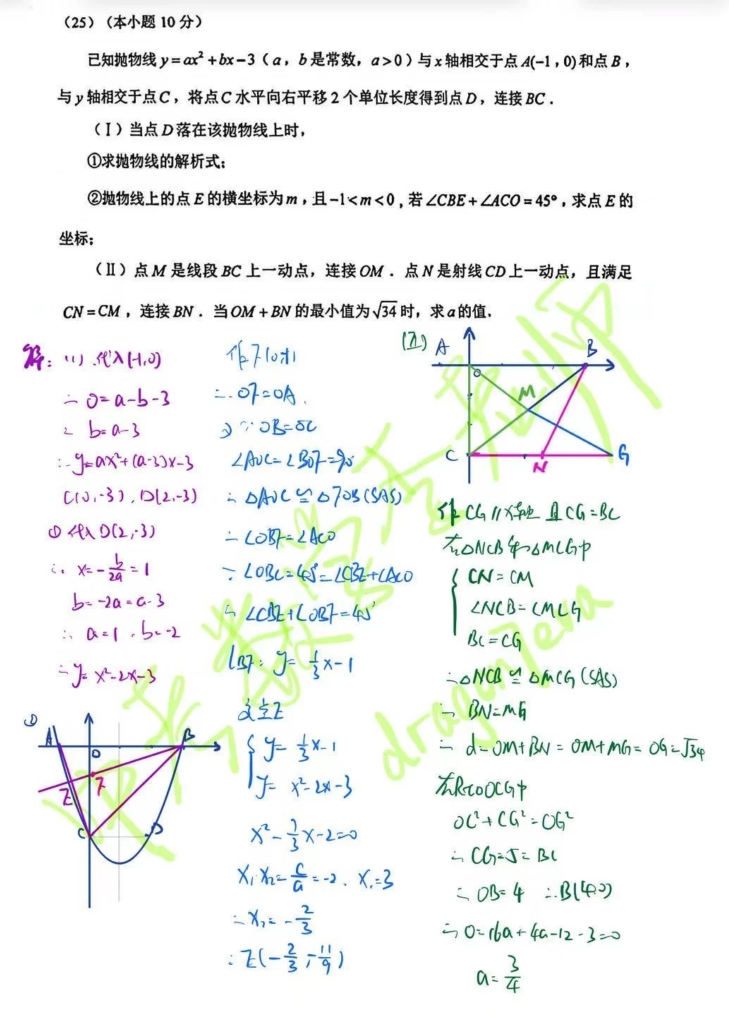
#> input picture internal/source-images/tj-2026-heping-yimo-25/source-page-01.png, 1458 x 2032 px (shown at 1/2 size)
$ python prepare_understanding_test_images.py
#> lines starting #> are read from the running program, lines starting #| are printed output that depends on the picture
"""Reproduce the seven reviewed test images using only lossless crops/copies.

Run from server: uv run python ../tools/prepare_understanding_test_images.py
The user-supplied clean Xiqing source must already be archived in the repository.
"""

import json
import shutil
from hashlib import sha256
from pathlib import Path

from PIL import Image

REPO = Path(__file__).resolve().parents[1]
OUTPUT = REPO / "server/tests/solver/fixtures/math-notation-v1/integration-images-20260916"
SOURCE = "internal/source-images/"
SELECTIONS = (
    ("tj-2026-heping-yimo-25", SOURCE + "tj-2026-heping-yimo-25/source-page-01.png", (0, 0, 1458, 650), "crop_question_25"),
    ("tj-2026-heping-ermo-25", SOURCE + "tj-2026-heping-ermo-25/source-page-01.png", (0, 1065, 1180, 1680), "crop_question_25"),
    ("tj-2026-hexi-yimo-25", SOURCE + "tj-2026-hexi-yimo-25/source-page-01.png", (0, 1235, 1752, 1580), "crop_question_25"),
    ("tj-2026-nankai-yimo-25", SOURCE + "tj-2026-nankai-yimo-25/source-page-01.jpg", (0, 1700, 1180, 2340), "crop_question_25"),
    ("tj-2026-xiqing-yimo-25", SOURCE + "tj-2026-xiqing-yimo-25/source-user-clean-20260916.png", None, "user_clean_replacement"),
    ("k-quad", "server/tests/solver/fixtures/understanding-v2/k-quad/source.png", None, "intentional_missing_figures_1_to_4"),
    ("function-quantifiers", "server/tests/solver/fixtures/understanding-v2/function-quantifiers/source.png", None, "unchanged"),
)


def main():
    OUTPUT.mkdir(parents=True, exist_ok=True)
    records = {}
    for case, source, box, purpose in SELECTIONS:
        original = REPO / source
        target = OUTPUT / f"{case}.png"
        with Image.open(original) as image:
#> image is the input picture: PIL image 1458x2032 RGBA; mean R, G, B, A 241.4, 243.8, 241.5, 255
            original_size = list(image.size)
#> original_size = [1458, 2032]
            if box:
                left, top, right, bottom = box
                assert 0 <= left < right <= image.width
                assert 0 <= top < bottom <= image.height
                image.crop(box).save(target, format="PNG")
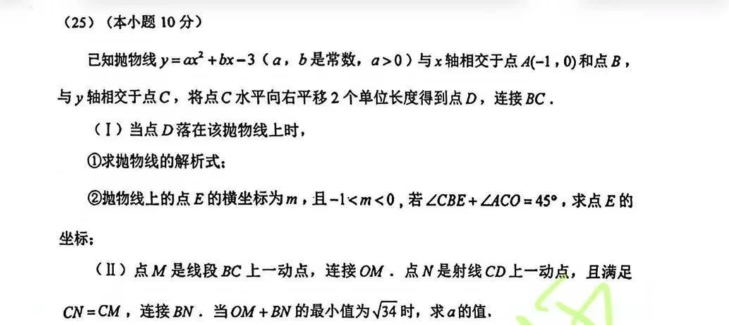
#> saved as tj-2026-heping-yimo-25.png: PIL image 1458x650 RGBA (shown at 1/2 size); mean R, G, B, A 239, 239.1, 238.7, 255
            else:
                shutil.copyfile(original, target)
        with Image.open(target) as image:
            selected_size = list(image.size)
#> selected_size = [1458, 650]
        records[case] = {
            "file": target.name,
            "sha256": sha256(target.read_bytes()).hexdigest(),
            "size": selected_size,
            "source": source,
            "source_sha256": sha256(original.read_bytes()).hexdigest(),
            "source_size": original_size,
            "crop_box": list(box) if box else None,
            "purpose": purpose,
            "expected_missing_figures": ["图1", "图2", "图3", "图4"] if case == "k-quad" else [],
        }
#> pass 2 of the loop in main, `for case, source, box, purpose in SELECTIONS:`:
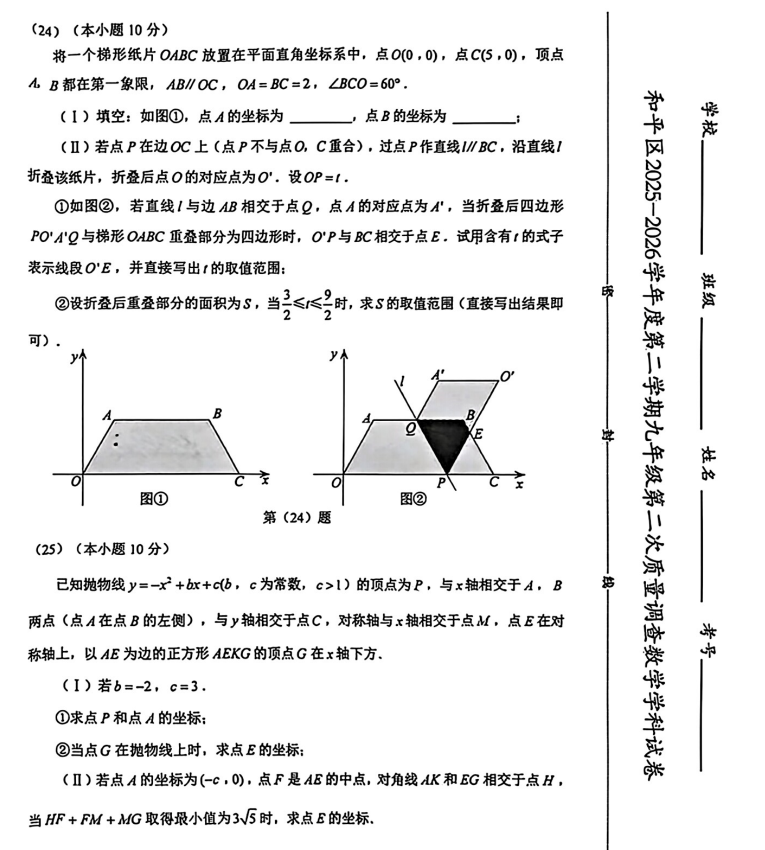
#> input picture internal/source-images/tj-2026-heping-ermo-25/source-page-01.png, 1530 x 1700 px (shown at 1/2 size)
#> in main, image is the input picture: PIL image 1530x1700 RGBA; mean R, G, B, A 236.8, 236.8, 236.8, 255
#> in main, `image.crop(box).save(target, format="PNG")`:
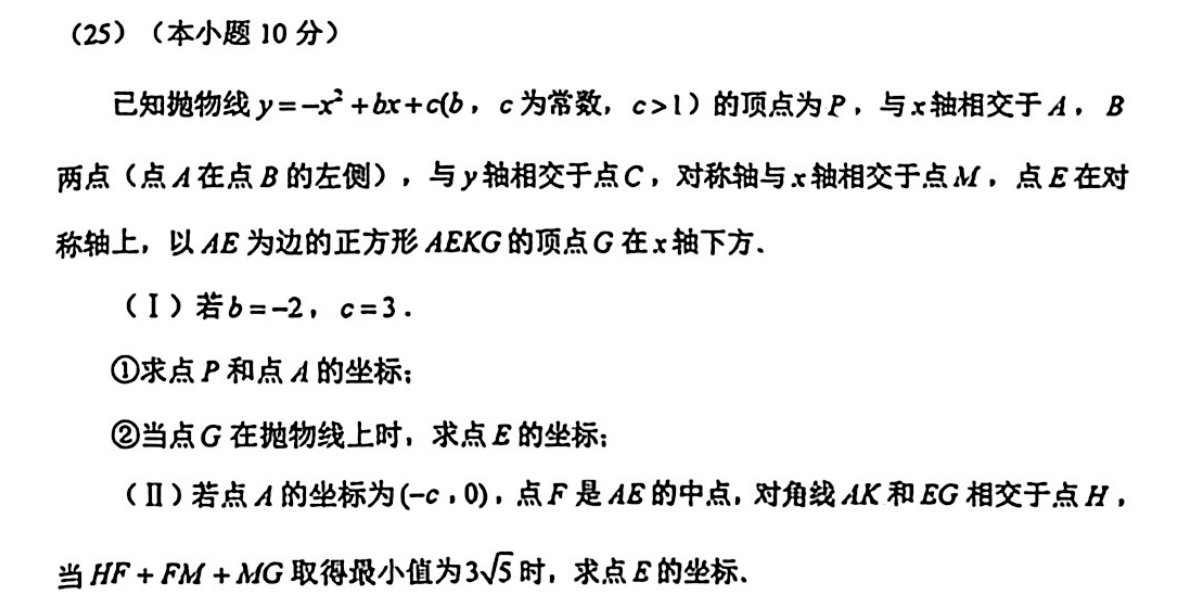
#> saved as tj-2026-heping-ermo-25.png: PIL image 1180x615 RGBA; mean R, G, B, A 237.3, 237.3, 237.3, 255
#> pass 3 of the loop in main, `for case, source, box, purpose in SELECTIONS:`:
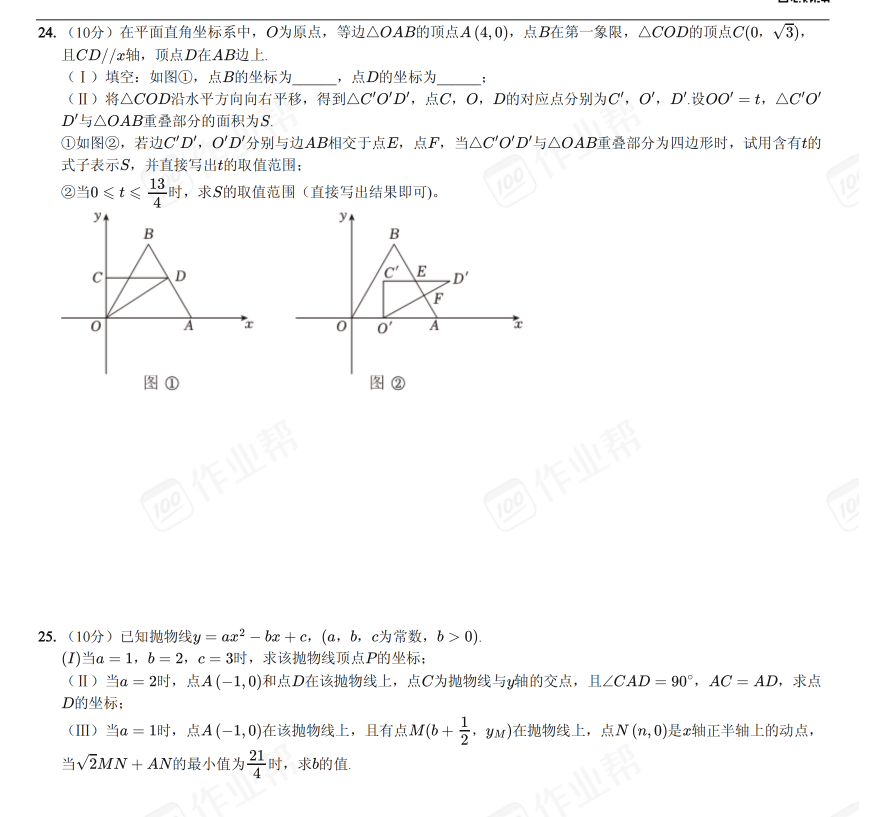
#> input picture internal/source-images/tj-2026-hexi-yimo-25/source-page-01.png, 1752 x 1634 px (shown at 1/2 size)
#> in main, image is the input picture: PIL image 1752x1634 RGBA; mean R, G, B, A 249.4, 249.4, 249.4, 255
#> in main, `image.crop(box).save(target, format="PNG")`:
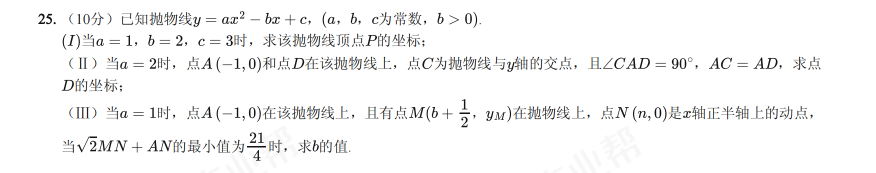
#> saved as tj-2026-hexi-yimo-25.png: PIL image 1752x345 RGBA (shown at 1/2 size); mean R, G, B, A 246.3, 246.3, 246.3, 255
#> the loop made 7 passes; the first 3 are shown
    manifest = {
        "schema_version": "understanding-test-images/v1",
        "date": "2026-09-16",
        "processing": "deterministic_pixel_crop_or_byte_copy_no_redraw",
        "auxiliary_text": "image_only_no_ocr",
        "cases": records,
    }
    (OUTPUT / "manifest.json").write_text(
        json.dumps(manifest, ensure_ascii=False, indent=2) + "\n"
    )
    print(f"Prepared {len(records)} images in {OUTPUT}")
#| Prepared 7 images in server/tests/solver/fixtures/math-notation-v1/integration-images-20260916


if __name__ == "__main__":
    main()
